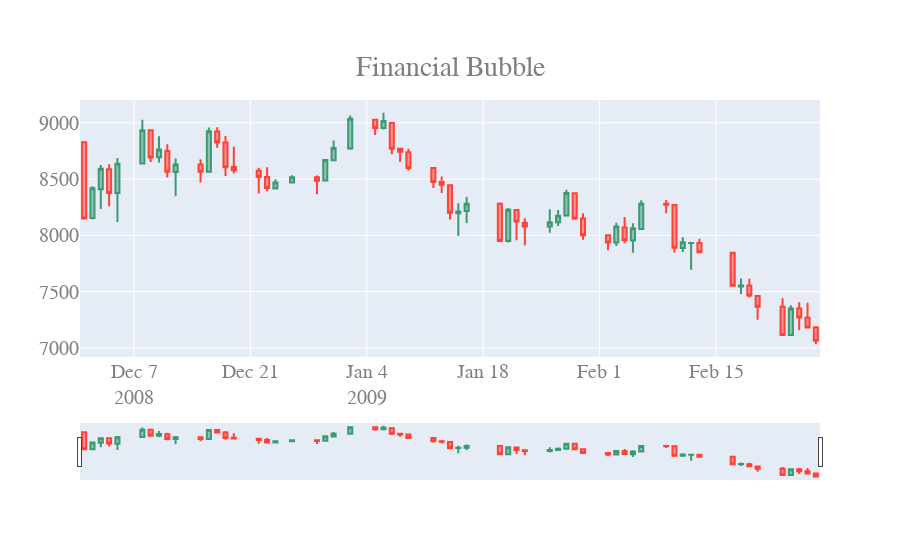

Write notebook code for a chart like this one.
### Markdown cell above
## Generate Plots

### Code cell
fig = go.Figure(data=[go.Candlestick(x=df_finance['Date'],
                open=df_finance['Open'],
                high=df_finance['High'],
                low=df_finance['Low'],
                close=df_finance['Close'])])
fig.update_layout(
    title= {
        'text': 'Financial Bubble',
      'y':0.9,
        'x':0.5,
        'xanchor': 'center',
        'yanchor': 'top'},
      font=dict(
        family="Courier New, monospace",
        size=20,
        color="#7F7F7F"
    )
    )
#fig.write_image("../output/Financial_Bubble.png")
fig.show()
